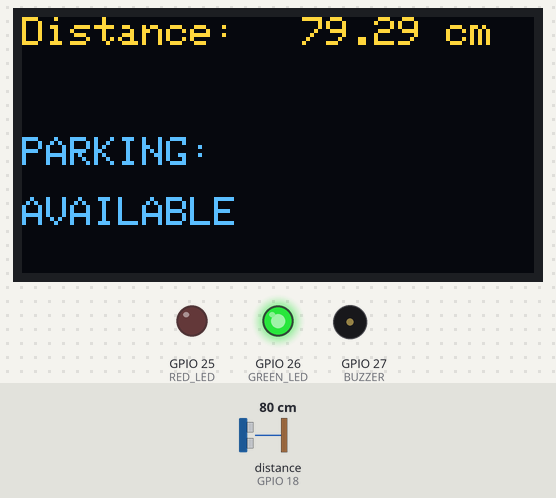
Recording of a sketch running on a simulated ESP32. On the bench: 128×64 one-colour display, output pins drawn as LEDs (lit = HIGH), buzzer (waves = sounding, pin HIGH). Wiring (inferred from the names in the program): ultrasonic range finder: trigger GPIO 5; echo GPIO 18. The inputs (shaded band) are chosen by the test bench; at power-on: distance to the obstacle (sensor on GPIO 18) 80 cm. The echo pulse lasts 58.3 µs per cm; the OLED is the two-colour kind (top 16 rows yellow); pins used as bus, display or sensor lines are not drawn; what the sketch prints to the serial monitor is not drawn.

Above: at 1.3 s.
1.4 s: distance to the obstacle (sensor on GPIO 18) set to 17 cm
At 2.8 s:
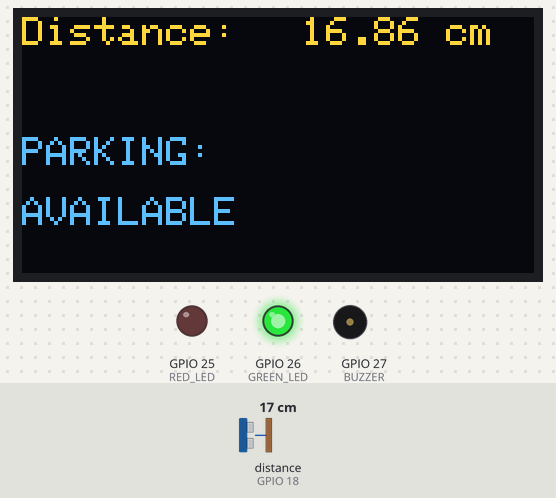
3.1 s: distance to the obstacle (sensor on GPIO 18) set to 13 cm
At 3.6 s:
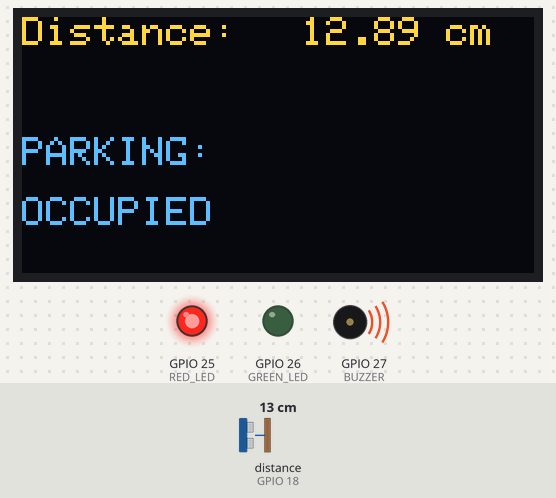
4.7 s: distance to the obstacle (sensor on GPIO 18) set to 2 cm
At 5.3 s:
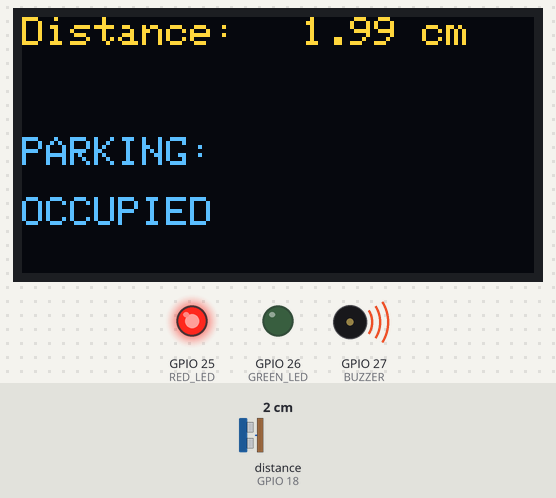
Timing chart, 0 to 7.7 s (numbered marks = the images above; inputs shaded):
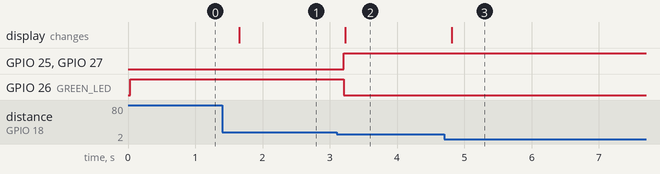

Measured:
- the behaviour switches between 16 and 15 cm on distance to the obstacle (sensor on GPIO 18) (found by bisection; images 1 and 2)
- after the input at 1.4 s, the display: changes after 0.25 s (image 1)
- after the input at 3.1 s, GPIO 25 (RED_LED), GPIO 27 (BUZZER): LOW → HIGH after 0.11 s; GPIO 26 (GREEN_LED): HIGH → LOW after 0.11 s; the display: changes after 0.13 s (image 2)
- after the input at 4.7 s, the display: changes after 0.11 s (image 3)

The sketch:

smart_parking.ino
```cpp
#include <Wire.h>
#include <Adafruit_GFX.h>
#include <Adafruit_SSD1306.h>

#define SCREEN_WIDTH 128
#define SCREEN_HEIGHT 64

Adafruit_SSD1306 display(SCREEN_WIDTH, SCREEN_HEIGHT, &Wire, -1);

#define TRIG_PIN 5
#define ECHO_PIN 18

#define GREEN_LED 26
#define RED_LED 25
#define BUZZER 27

void setup() {

  Serial.begin(115200);

  pinMode(TRIG_PIN, OUTPUT);
  pinMode(ECHO_PIN, INPUT);

  pinMode(GREEN_LED, OUTPUT);
  pinMode(RED_LED, OUTPUT);
  pinMode(BUZZER, OUTPUT);

  Wire.begin(21,22);

  if(!display.begin(SSD1306_SWITCHCAPVCC,0x3C)){
    while(true);
  }

  display.clearDisplay();
}

void loop() {

  digitalWrite(TRIG_PIN, LOW);
  delayMicroseconds(2);

  digitalWrite(TRIG_PIN, HIGH);
  delayMicroseconds(10);

  digitalWrite(TRIG_PIN, LOW);

  long duration = pulseIn(ECHO_PIN, HIGH);

  float distance = duration * 0.034 / 2;

  Serial.print("Distance: ");
  Serial.print(distance);
  Serial.println(" cm");

  display.clearDisplay();
  display.setTextSize(1);
  display.setTextColor(WHITE);

  display.setCursor(0,0);
  display.print("Distance:");

  display.setCursor(70,0);
  display.print(distance);
  display.print(" cm");

  if(distance < 15){

    digitalWrite(RED_LED,HIGH);
    digitalWrite(GREEN_LED,LOW);
    digitalWrite(BUZZER,HIGH);

    display.setCursor(0,30);
    display.println("PARKING:");
    display.setCursor(0,45);
    display.println("OCCUPIED");

    Serial.println("Parking Occupied");

  }

  else{

    digitalWrite(RED_LED,LOW);
    digitalWrite(GREEN_LED,HIGH);
    digitalWrite(BUZZER,LOW);

    display.setCursor(0,30);
    display.println("PARKING:");
    display.setCursor(0,45);
    display.println("AVAILABLE");

    Serial.println("Parking Available");

  }

  display.display();

  delay(500);

}
```
